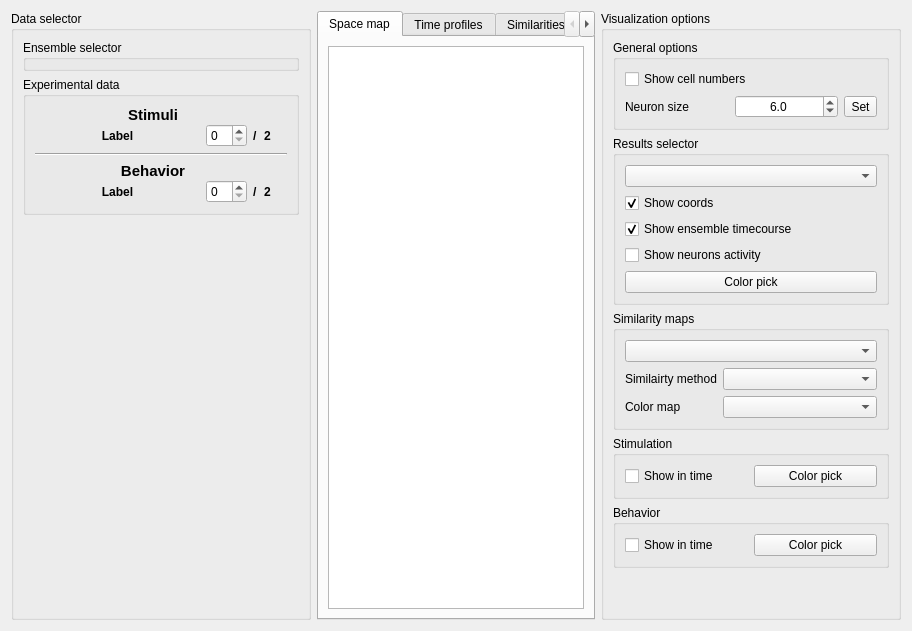
      <widget class="QWidget" name="tab_46">
       <attribute name="title">
        <string>Ensembles compare</string>
       </attribute>
       <layout class="QHBoxLayout" name="horizontalLayout_21">
        <item>
         <widget class="QGroupBox" name="groupBox_32">
          <property name="sizePolicy">
           <sizepolicy hsizetype="Minimum" vsizetype="Preferred">
            <horstretch>0</horstretch>
            <verstretch>0</verstretch>
           </sizepolicy>
          </property>
          <property name="minimumSize">
           <size>
            <width>300</width>
            <height>0</height>
           </size>
          </property>
          <property name="maximumSize">
           <size>
            <width>300</width>
            <height>16777215</height>
           </size>
          </property>
          <property name="title">
           <string>Data selector</string>
          </property>
          <layout class="QVBoxLayout" name="verticalLayout_61">
           <property name="topMargin">
            <number>9</number>
           </property>
           <property name="bottomMargin">
            <number>9</number>
           </property>
           <item>
            <widget class="QGroupBox" name="enscomp_selector_box">
             <property name="title">
              <string>Ensemble selector</string>
             </property>
            </widget>
           </item>
           <item>
            <widget class="QGroupBox" name="groupBox_36">
             <property name="sizePolicy">
              <sizepolicy hsizetype="MinimumExpanding" vsizetype="Maximum">
               <horstretch>0</horstretch>
               <verstretch>0</verstretch>
              </sizepolicy>
             </property>
             <property name="title">
              <string>Experimental data</string>
             </property>
             <layout class="QVBoxLayout" name="verticalLayout_73">
              <item>
               <widget class="QWidget" name="widget_28" native="true">
                <layout class="QHBoxLayout" name="horizontalLayout_39">
                 <property name="leftMargin">
                  <number>0</number>
                 </property>
                 <property name="topMargin">
                  <number>0</number>
                 </property>
                 <property name="rightMargin">
                  <number>0</number>
                 </property>
                 <property name="bottomMargin">
                  <number>0</number>
                 </property>
                 <item>
                  <widget class="QWidget" name="widget_27" native="true">
                   <layout class="QVBoxLayout" name="verticalLayout_72">
                    <property name="spacing">
                     <number>0</number>
                    </property>
                    <property name="leftMargin">
                     <number>0</number>
                    </property>
                    <property name="topMargin">
                     <number>0</number>
                    </property>
                    <property name="rightMargin">
                     <number>0</number>
                    </property>
                    <property name="bottomMargin">
                     <number>0</number>
                    </property>
                    <item>
                     <widget class="QLabel" name="label_31">
                      <property name="font">
                       <font>
                        <pointsize>11</pointsize>
                        <bold>true</bold>
                       </font>
                      </property>
                      <property name="text">
                       <string>Stimuli</string>
                      </property>
                      <property name="alignment">
                       <set>Qt::AlignCenter</set>
                      </property>
                     </widget>
                    </item>
                    <item>
                     <widget class="QWidget" name="widget_13" native="true">
                      <layout class="QHBoxLayout" name="horizontalLayout_26">
                       <property name="leftMargin">
                        <number>0</number>
                       </property>
                       <property name="topMargin">
                        <number>0</number>
                       </property>
                       <property name="rightMargin">
                        <number>0</number>
                       </property>
                       <property name="bottomMargin">
                        <number>0</number>
                       </property>
                       <item>
                        <widget class="QLabel" name="enscomp_spinbox_lbl_stim">
                         <property name="sizePolicy">
                          <sizepolicy hsizetype="MinimumExpanding" vsizetype="Preferred">
                           <horstretch>0</horstretch>
                           <verstretch>0</verstretch>
                          </sizepolicy>
                         </property>
                         <property name="font">
                          <font>
                           <bold>true</bold>
                          </font>
                         </property>
                         <property name="toolTip">
                          <string>Label of the current stimulus as defined in the 'Load data' tab.</string>
                         </property>
                         <property name="text">
                          <string>Label</string>
                         </property>
                         <property name="alignment">
                          <set>Qt::AlignCenter</set>
                         </property>
                        </widget>
                       </item>
                       <item>
                        <widget class="QSpinBox" name="enscomp_spinbox_stim"/>
                       </item>
                       <item>
                        <widget class="QLabel" name="label_38">
                         <property name="font">
                          <font>
                           <bold>true</bold>
                          </font>
                         </property>
                         <property name="text">
                          <string>/</string>
                         </property>
                        </widget>
                       </item>
                       <item>
                        <widget class="QLabel" name="enscomp_spinbox_lbl_max_stim">
                         <property name="font">
                          <font>
                           <bold>true</bold>
                          </font>
                         </property>
                         <property name="toolTip">
                          <string>Total number of stimulus.</string>
                         </property>
                         <property name="toolTipDuration">
                          <number>5000</number>
                         </property>
                         <property name="text">
                          <string>2</string>
                         </property>
                        </widget>
                       </item>
                      </layout>
                     </widget>
                    </item>
                   </layout>
                  </widget>
                 </item>
                 <item>
                  <widget class="QWidget" name="enscomp_colorflag_stims" native="true">
                   <property name="minimumSize">
                    <size>
                     <width>10</width>
                     <height>0</height>
                    </size>
                   </property>
                   <property name="maximumSize">
                    <size>
                     <width>10</width>
                     <height>16777215</height>
                    </size>
                   </property>
                  </widget>
                 </item>
                </layout>
               </widget>
              </item>
              <item>
               <widget class="Line" name="line_4">
                <property name="orientation">
                 <enum>Qt::Horizontal</enum>
                </property>
               </widget>
              </item>
              <item>
               <widget class="QWidget" name="widget_30" native="true">
                <layout class="QHBoxLayout" name="horizontalLayout_40">
                 <property name="leftMargin">
                  <number>0</number>
                 </property>
                 <property name="topMargin">
                  <number>0</number>
                 </property>
                 <property name="rightMargin">
                  <number>0</number>
                 </property>
                 <property name="bottomMargin">
                  <number>0</number>
                 </property>
                 <item>
                  <widget class="QWidget" name="widget_29" native="true">
                   <layout class="QVBoxLayout" name="verticalLayout_80">
                    <property name="spacing">
                     <number>0</number>
                    </property>
                    <property name="leftMargin">
                     <number>0</number>
                    </property>
                    <property name="topMargin">
                     <number>0</number>
                    </property>
                    <property name="rightMargin">
                     <number>0</number>
                    </property>
                    <property name="bottomMargin">
                     <number>0</number>
                    </property>
                    <item>
                     <widget class="QLabel" name="label_30">
                      <property name="font">
                       <font>
                        <pointsize>11</pointsize>
                        <bold>true</bold>
                       </font>
                      </property>
                      <property name="text">
                       <string>Behavior</string>
                      </property>
                      <property name="alignment">
                       <set>Qt::AlignCenter</set>
                      </property>
                     </widget>
                    </item>
                    <item>
                     <widget class="QWidget" name="widget_14" native="true">
                      <layout class="QHBoxLayout" name="horizontalLayout_27">
                       <property name="leftMargin">
                        <number>0</number>
                       </property>
                       <property name="topMargin">
                        <number>0</number>
                       </property>
                       <property name="rightMargin">
                        <number>0</number>
                       </property>
                       <property name="bottomMargin">
                        <number>0</number>
                       </property>
                       <item>
                        <widget class="QLabel" name="enscomp_spinbox_lbl_behavior">
                         <property name="sizePolicy">
                          <sizepolicy hsizetype="MinimumExpanding" vsizetype="Preferred">
                           <horstretch>0</horstretch>
                           <verstretch>0</verstretch>
                          </sizepolicy>
                         </property>
                         <property name="font">
                          <font>
                           <bold>true</bold>
                          </font>
                         </property>
                         <property name="toolTip">
                          <string>Label of the current behavior as defined in the 'Load data' tab.</string>
                         </property>
                         <property name="text">
                          <string>Label</string>
                         </property>
                         <property name="alignment">
                          <set>Qt::AlignCenter</set>
                         </property>
                        </widget>
                       </item>
                       <item>
                        <widget class="QSpinBox" name="enscomp_spinbox_behavior"/>
                       </item>
                       <item>
                        <widget class="QLabel" name="label_39">
                         <property name="font">
                          <font>
                           <bold>true</bold>
                          </font>
                         </property>
                         <property name="text">
                          <string>/</string>
                         </property>
                        </widget>
                       </item>
                       <item>
                        <widget class="QLabel" name="enscomp_spinbox_lbl_max_behavior">
                         <property name="font">
                          <font>
                           <bold>true</bold>
                          </font>
                         </property>
                         <property name="toolTip">
                          <string>Total number of beaviors.</string>
                         </property>
                         <property name="toolTipDuration">
                          <number>5000</number>
                         </property>
                         <property name="text">
                          <string>2</string>
                         </property>
                        </widget>
                       </item>
                      </layout>
                     </widget>
                    </item>
                   </layout>
                  </widget>
                 </item>
                 <item>
                  <widget class="QWidget" name="enscomp_colorflag_behavior" native="true">
                   <property name="minimumSize">
                    <size>
                     <width>10</width>
                     <height>0</height>
                    </size>
                   </property>
                   <property name="maximumSize">
                    <size>
                     <width>10</width>
                     <height>16777215</height>
                    </size>
                   </property>
                  </widget>
                 </item>
                </layout>
               </widget>
              </item>
             </layout>
            </widget>
           </item>
           <item>
            <spacer name="verticalSpacer_2">
             <property name="orientation">
              <enum>Qt::Vertical</enum>
             </property>
             <property name="sizeHint" stdset="0">
              <size>
               <width>20</width>
               <height>40</height>
              </size>
             </property>
            </spacer>
           </item>
          </layout>
         </widget>
        </item>
        <item>
         <widget class="QTabWidget" name="enscomp_tabs">
          <property name="currentIndex">
           <number>0</number>
          </property>
          <widget class="QWidget" name="tab_47">
           <attribute name="title">
            <string>Space map</string>
           </attribute>
           <layout class="QVBoxLayout" name="verticalLayout_74">
            <item>
             <widget class="MatplotlibWidget" name="enscomp_plot_map">
              <property name="minimumSize">
               <size>
                <width>0</width>
                <height>250</height>
               </size>
              </property>
             </widget>
            </item>
           </layout>
          </widget>
          <widget class="QWidget" name="tab_48">
           <attribute name="title">
            <string>Time profiles</string>
           </attribute>
           <layout class="QVBoxLayout" name="verticalLayout_75">
            <item>
             <widget class="MatplotlibWidget" name="enscomp_plot_neusact">
              <property name="sizePolicy">
               <sizepolicy hsizetype="Expanding" vsizetype="Expanding">
                <horstretch>0</horstretch>
                <verstretch>0</verstretch>
               </sizepolicy>
              </property>
             </widget>
            </item>
           </layout>
          </widget>
          <widget class="QWidget" name="tab_49">
           <attribute name="title">
            <string>Similarities in members</string>
           </attribute>
           <layout class="QVBoxLayout" name="verticalLayout_79">
            <item>
             <widget class="MatplotlibWidget" name="enscomp_plot_sim_elements"/>
            </item>
           </layout>
          </widget>
          <widget class="QWidget" name="tab_50">
           <attribute name="title">
            <string>Similarities in timecourse</string>
           </attribute>
           <layout class="QVBoxLayout" name="verticalLayout_67">
            <item>
             <widget class="MatplotlibWidget" name="enscomp_plot_sim_times"/>
            </item>
           </layout>
          </widget>
         </widget>
        </item>
        <item>
         <widget class="QGroupBox" name="groupBox_34">
          <property name="minimumSize">
           <size>
            <width>300</width>
            <height>0</height>
           </size>
          </property>
          <property name="maximumSize">
           <size>
            <width>300</width>
            <height>16777215</height>
           </size>
          </property>
          <property name="title">
           <string>Visualization options</string>
          </property>
          <layout class="QVBoxLayout" name="verticalLayout_64">
           <item>
            <widget class="QGroupBox" name="groupBox_37">
             <property name="sizePolicy">
              <sizepolicy hsizetype="Preferred" vsizetype="Maximum">
               <horstretch>0</horstretch>
               <verstretch>0</verstretch>
              </sizepolicy>
             </property>
             <property name="title">
              <string>General options</string>
             </property>
             <layout class="QVBoxLayout" name="verticalLayout_63">
              <item>
               <widget class="QCheckBox" name="enscomp_visopts_showcells">
                <property name="toolTip">
                 <string>Change to show/hide the cell index number (base 0).</string>
                </property>
                <property name="text">
                 <string>Show cell numbers</string>
                </property>
               </widget>
              </item>
              <item>
               <widget class="QWidget" name="widget_15" native="true">
                <layout class="QHBoxLayout" name="horizontalLayout_28">
                 <property name="leftMargin">
                  <number>0</number>
                 </property>
                 <property name="topMargin">
                  <number>0</number>
                 </property>
                 <property name="rightMargin">
                  <number>0</number>
                 </property>
                 <property name="bottomMargin">
                  <number>0</number>
                 </property>
                 <item>
                  <widget class="QLabel" name="label_24">
                   <property name="text">
                    <string>Neuron size</string>
                   </property>
                  </widget>
                 </item>
                 <item>
                  <widget class="QDoubleSpinBox" name="enscomp_visopts_neusize">
                   <property name="alignment">
                    <set>Qt::AlignCenter</set>
                   </property>
                   <property name="decimals">
                    <number>1</number>
                   </property>
                   <property name="value">
                    <double>6.000000000000000</double>
                   </property>
                  </widget>
                 </item>
                 <item>
                  <widget class="QToolButton" name="enscomp_visopts_setneusize">
                   <property name="focusPolicy">
                    <enum>Qt::TabFocus</enum>
                   </property>
                   <property name="toolTip">
                    <string>Set the size of the neurons.</string>
                   </property>
                   <property name="text">
                    <string>Set</string>
                   </property>
                  </widget>
                 </item>
                </layout>
               </widget>
              </item>
             </layout>
            </widget>
           </item>
           <item>
            <widget class="QGroupBox" name="groupBox_38">
             <property name="sizePolicy">
              <sizepolicy hsizetype="Minimum" vsizetype="Preferred">
               <horstretch>0</horstretch>
               <verstretch>0</verstretch>
              </sizepolicy>
             </property>
             <property name="title">
              <string>Results selector</string>
             </property>
             <layout class="QVBoxLayout" name="verticalLayout_69">
              <item>
               <widget class="QComboBox" name="enscomp_combo_select_result">
                <property name="toolTip">
                 <string>Select the analysis to change its visualization properties.</string>
                </property>
               </widget>
              </item>
              <item>
               <widget class="QCheckBox" name="enscomp_check_coords">
                <property name="toolTip">
                 <string>&lt;html&gt;&lt;head/&gt;&lt;body&gt;&lt;p&gt;Change to show/hide from the map the cells of the selected ensemble as identified by the selected analysis.&lt;/p&gt;&lt;/body&gt;&lt;/html&gt;</string>
                </property>
                <property name="text">
                 <string>Show coords</string>
                </property>
                <property name="checked">
                 <bool>true</bool>
                </property>
               </widget>
              </item>
              <item>
               <widget class="QCheckBox" name="enscomp_check_ens">
                <property name="toolTip">
                 <string>Change to show/hide the timecourse of the selected ensemble as identified by the selected analysis.</string>
                </property>
                <property name="text">
                 <string>Show ensemble timecourse</string>
                </property>
                <property name="checked">
                 <bool>true</bool>
                </property>
               </widget>
              </item>
              <item>
               <widget class="QCheckBox" name="enscomp_check_neus">
                <property name="toolTip">
                 <string>Change to show/hide the sum of activity of the neurons in the selected ensemble as identified by the selected analysis.</string>
                </property>
                <property name="text">
                 <string>Show neurons activity</string>
                </property>
               </widget>
              </item>
              <item>
               <widget class="QPushButton" name="enscomp_btn_color">
                <property name="toolTip">
                 <string>Pick the color of the ensembles of the selected analysis.</string>
                </property>
                <property name="text">
                 <string>Color pick</string>
                </property>
               </widget>
              </item>
             </layout>
            </widget>
           </item>
           <item>
            <widget class="QGroupBox" name="groupBox_33">
             <property name="title">
              <string>Similarity maps</string>
             </property>
             <layout class="QVBoxLayout" name="verticalLayout_66">
              <item>
               <widget class="QComboBox" name="enscomp_combo_select_simil">
                <property name="toolTip">
                 <string>Select the map to modify its visualization properties.</string>
                </property>
               </widget>
              </item>
              <item>
               <widget class="QWidget" name="widget_20" native="true">
                <property name="sizePolicy">
                 <sizepolicy hsizetype="Preferred" vsizetype="Preferred">
                  <horstretch>0</horstretch>
                  <verstretch>0</verstretch>
                 </sizepolicy>
                </property>
                <layout class="QFormLayout" name="formLayout_10">
                 <property name="horizontalSpacing">
                  <number>6</number>
                 </property>
                 <property name="leftMargin">
                  <number>0</number>
                 </property>
                 <property name="topMargin">
                  <number>0</number>
                 </property>
                 <property name="rightMargin">
                  <number>0</number>
                 </property>
                 <property name="bottomMargin">
                  <number>0</number>
                 </property>
                 <item row="0" column="0">
                  <widget class="QLabel" name="label_25">
                   <property name="text">
                    <string>Similairty method</string>
                   </property>
                  </widget>
                 </item>
                 <item row="0" column="1">
                  <widget class="QComboBox" name="enscomp_combo_select_simil_method">
                   <property name="toolTip">
                    <string>Select the method to use to compute the similarity of the items in the selected map.</string>
                   </property>
                  </widget>
                 </item>
                 <item row="1" column="0">
                  <widget class="QLabel" name="label_26">
                   <property name="text">
                    <string>Color map</string>
                   </property>
                  </widget>
                 </item>
                 <item row="1" column="1">
                  <widget class="QComboBox" name="enscomp_combo_select_simil_colormap">
                   <property name="toolTip">
                    <string>Select the color map for the selected map.</string>
                   </property>
                  </widget>
                 </item>
                </layout>
               </widget>
              </item>
             </layout>
            </widget>
           </item>
           <item>
            <widget class="QGroupBox" name="groupBox_39">
             <property name="sizePolicy">
              <sizepolicy hsizetype="Preferred" vsizetype="Minimum">
               <horstretch>0</horstretch>
               <verstretch>0</verstretch>
              </sizepolicy>
             </property>
             <property name="title">
              <string>Stimulation</string>
             </property>
             <layout class="QHBoxLayout" name="horizontalLayout_34">
              <item>
               <widget class="QCheckBox" name="enscomp_check_show_stim">
                <property name="toolTip">
                 <string>Change to show/hide the selected stimulus.</string>
                </property>
                <property name="text">
                 <string>Show in time</string>
                </property>
               </widget>
              </item>
              <item>
               <widget class="QPushButton" name="enscomp_btn_color_stim">
                <property name="toolTip">
                 <string>Pick the color for the simuli.</string>
                </property>
                <property name="text">
                 <string>Color pick</string>
                </property>
               </widget>
              </item>
             </layout>
            </widget>
           </item>
           <item>
            <widget class="QGroupBox" name="groupBox_40">
             <property name="title">
              <string>Behavior</string>
             </property>
             <layout class="QHBoxLayout" name="horizontalLayout_33">
              <item>
               <widget class="QCheckBox" name="enscomp_check_show_behavior">
                <property name="toolTip">
                 <string>Change to show/hide the selected behavior.</string>
                </property>
                <property name="text">
                 <string>Show in time</string>
                </property>
               </widget>
              </item>
              <item>
               <widget class="QPushButton" name="enscomp_btn_color_behavior">
                <property name="toolTip">
                 <string>Pick the color of the behavior.</string>
                </property>
                <property name="text">
                 <string>Color pick</string>
                </property>
               </widget>
              </item>
             </layout>
            </widget>
           </item>
           <item>
            <spacer name="verticalSpacer_8">
             <property name="orientation">
              <enum>Qt::Vertical</enum>
             </property>
             <property name="sizeHint" stdset="0">
              <size>
               <width>20</width>
               <height>40</height>
              </size>
             </property>
            </spacer>
           </item>
          </layout>
         </widget>
        </item>
       </layout>
      </widget>
